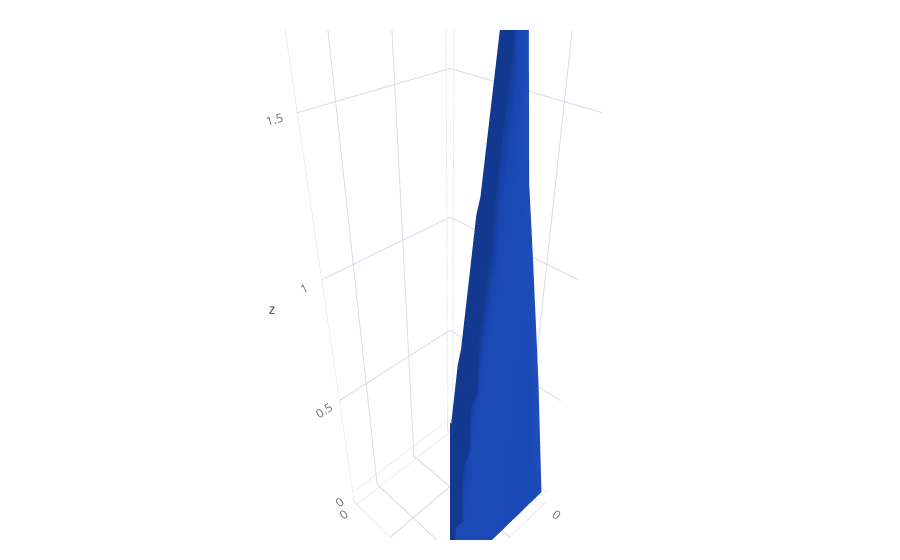

Notebook code for this chart:
### Code cell
from pymatgen.analysis.molecule_structure_comparator import CovalentRadius
from plotly import graph_objects as go

xx_u, yy_u, zz_u = xyz_u.T
xx, yy, zz = xyz.T
lat_scale = 20
rad = 2 * CovalentRadius.radius['Sn']
ratio = dists.min(axis=1) * lat_scale / rad
# mask = ratio > 0.75
# fig = px.scatter_3d(x=xx[mask], y=yy[mask], z=zz[mask], color=ratio[mask], color_continuous_scale='sunset_r')
# fig.update_traces(marker=dict(size=3))
mask = zz_u == zz_u[0]
fig = go.Figure(go.Mesh3d(x=xx[mask], y=yy[mask], z=ratio[mask]))
fig

### Figure 1 — Plotly figure (JSON) as saved in the notebook; plotly's stock layout.template omitted (floating-point values rounded to 4 significant figures; data arrays with more than 128 entries replaced by an {"elided": "..."} marker saying what was removed)
{"data": [{"type": "mesh3d", "x": {"elided": "144 float values"}, "y": {"elided": "144 float values"}, "z": {"elided": "144 float values"}}], "layout": {}}
